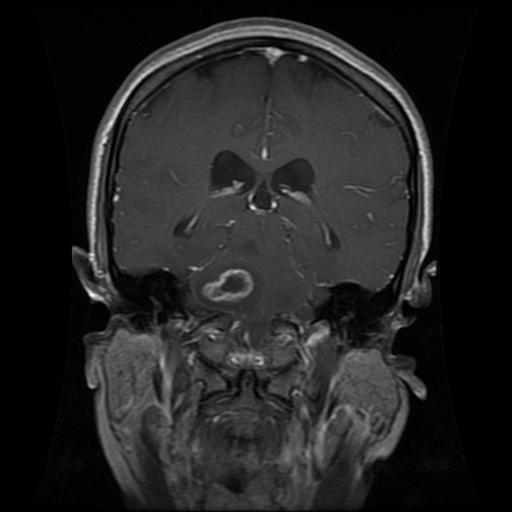
#> input picture dataset/Epic and CSCR hospital Dataset/Test/glioma/1094.jpg, 512 x 512 px; its folder holds only this picture in this run
$ python preprocess.py
#> lines starting #> are read from the running program, lines starting #| are printed output that depends on the picture
# Read image from the folder and apply  CLAHE+ minmax normalization
import cv2
import numpy as np
from pathlib import Path
from PIL import Image

from common.config import(
    RAW_DATA,PROCESSED,
    CLASSES, SPLITS, VALID_EXTS,
    IMG_SIZE, CLAHE_CLIP_LIMIT, CLAHE_TILE_GRID
)

def apply_clahe (img_gray:np.ndarray)->np.ndarray:
    #Applying CLAHE to a single channel image

    clahe = cv2.createCLAHE(
        clipLimit = CLAHE_CLIP_LIMIT,
        tileGridSize = CLAHE_TILE_GRID,
    )
    return clahe.apply(img_gray)

def normalize_to_float(img_gray:np.ndarray)->np.ndarray:
    #Normalizing to [0,1]
    #Dividing my 255 since image is uint8
    return img_gray.astype(np.float32)/255.0

def float_to_uint8(img_float: np.ndarray)-> np.ndarray:
    #Float back to image
    return (img_float*255).clip(0,255).astype(np.uint8)

def process_image(src_path:Path,dst_path:Path)->bool:
    #Full pipeline for an image

    img = Image.open(src_path)
#> img is the input picture: PIL image 512x512 RGB; min 0, max 251, mean 34.5

    if img.mode!= "L":
        img = img.convert("L")
#> img: PIL image 512x512 L

    img = img.resize(IMG_SIZE, Image.LANCZOS)
#> img: PIL image 224x224 L

    img_np = np.array(img,dtype = np.uint8)

    img_clahe = apply_clahe(img_np)
#> in apply_clahe, `return clahe.apply(img_gray)`:
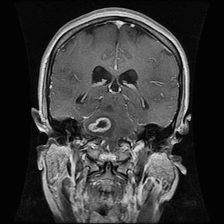
#> returned value: shape (224, 224); min 1, max 249, mean 57.4

    img_float = normalize_to_float(img_clahe)

    img_uint8 = float_to_uint8(img_float)

    dst_path.parent.mkdir(parents = True, exist_ok = True)

    dst_path = dst_path.with_suffix(".jpg")

    Image.fromarray(img_uint8, mode = "L").save(dst_path,format = "JPEG", quality = 95)
    return True

def run():
    total_ok = 0
    total_skipped = 0

    for split in SPLITS:
        dst_dir = PROCESSED / split
        dst_dir.mkdir(parents=True, exist_ok=True)


        for cls in CLASSES:
            src_dir = RAW_DATA / split / cls

            if not src_dir.exists():
                print(f"Source folder missing {src_dir}")
                continue

            files = [f for f in src_dir.iterdir() if f.suffix in VALID_EXTS]

            ok = 0
            skipped = 0

            for f in files:
                # Preserve the class directory
                dst = dst_dir / cls / f.stem

                try:
                    process_image(f, dst)
                    ok += 1

                except Exception as e:
                    print(f"Skipped {f.name}: {e}")
                    skipped += 1

            print(f"{split}/{cls}: {ok} processed, {skipped} skipped")

            total_ok += ok
            total_skipped += skipped

    print(f"\nDone. {total_ok} images saved to {PROCESSED}")

    if total_skipped:
        print(f"{total_skipped} images skipped")
if __name__ =="__main__":
    run()
